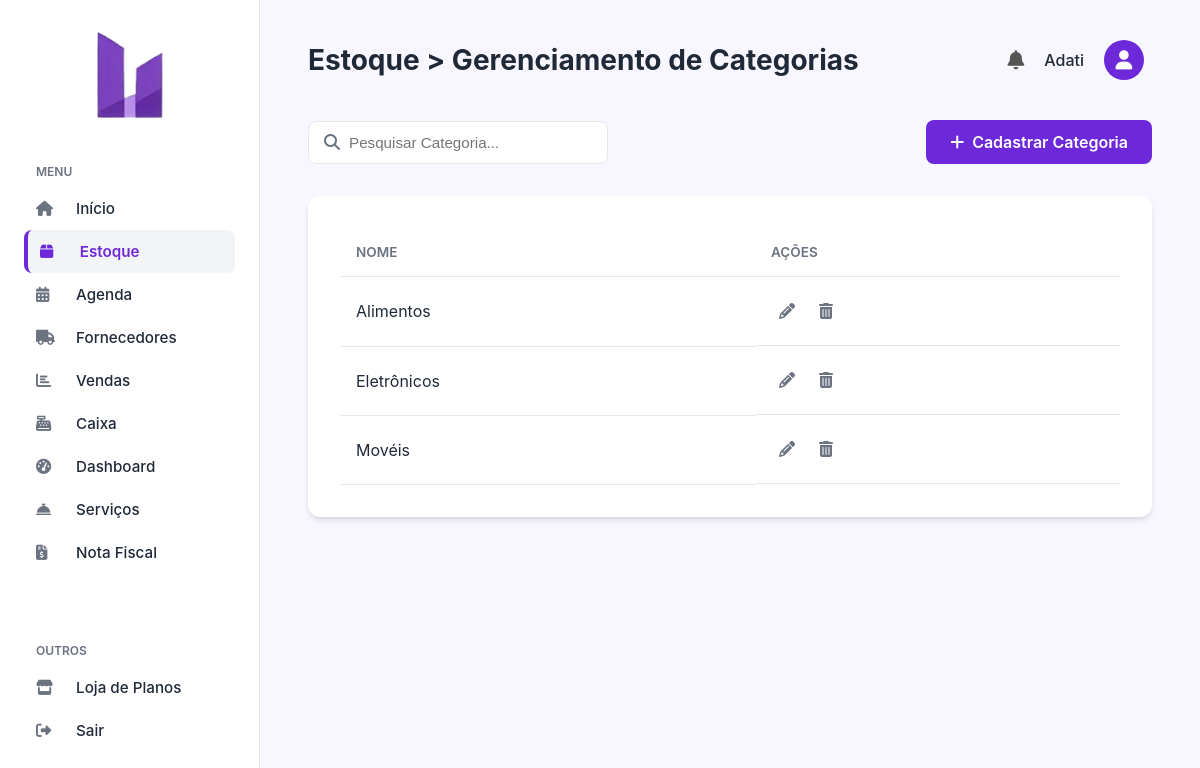
/categorias.php (signed in), run on an earlier commit of the app's database.
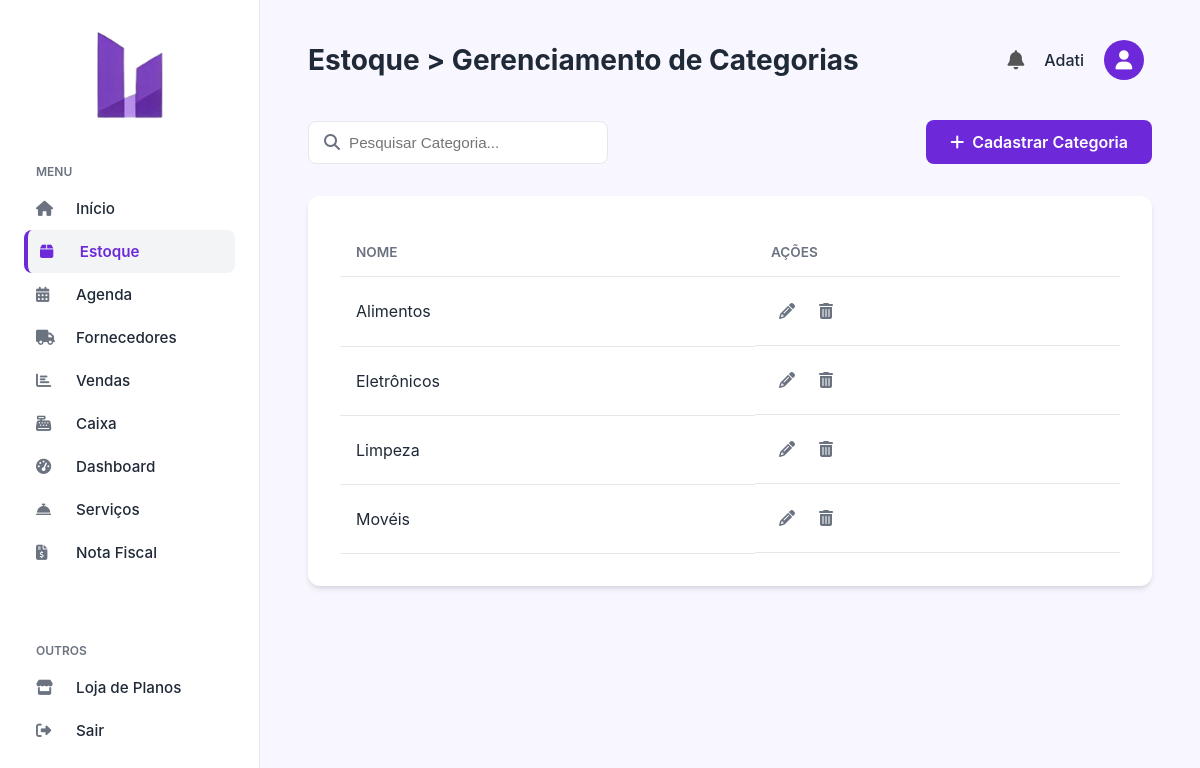
And on a later commit of the database.
### tables this page shows
CREATE TABLE `categorias` (
  `id` int(11) NOT NULL,
  `nome` varchar(100) NOT NULL
);

### categorias.php (the view, shortened to what this page needs)
<?php
include_once('config.php');
$sql = "SELECT * FROM categorias ORDER BY nome ASC";
$stmt = $pdo->prepare($sql);
$stmt->execute();
$categorias = $stmt->fetchAll(PDO::FETCH_ASSOC);
?>
<!DOCTYPE html>
<html lang="pt-br">
<head>
    <link rel="stylesheet" href="https://cdnjs.cloudflare.com/ajax/libs/font-awesome/6.4.0/css/all.min.css">
    <link rel="stylesheet" href="css/sistema.css">
    <link rel="stylesheet" href="css/estoque.css">
</head>
<body>
    <?php include 'sidebar.php'; ?>
    <main class="main-content">
        <?php include 'header.php'; ?>
        <div class="actions-container">
            <div class="search-bar"><i class="fas fa-search"></i><input type="text"
                    placeholder="Pesquisar Categoria..."></div>
            <a href="categoria_formulario.php" class="btn-primary"><i class="fas fa-plus"></i> Cadastrar Categoria</a>
        </div>
        <div class="table-container">
            <table>
                <thead>
                    <tr>
                        <th>Nome</th>
                        <th>Ações</th>
                    </tr>
                </thead>
                <tbody>
                    <?php if (empty($categorias)): ?>
                        <tr>
                            <td colspan="3" class="text-center">Nenhuma categoria cadastrada.</td>
                        </tr>
                    <?php else: ?>
                        <?php foreach ($categorias as $categoria): ?>
                            <tr>
                                <td><?= htmlspecialchars($categoria['nome']) ?></td>
                                <td class="actions">
                                    <a href="categoria_formulario.php?id=<?= $categoria['id'] ?>" class="btn-action btn-edit">
                                        <i class="fas fa-pencil-alt"></i> </a>
                                    <a href="excluir_categoria.php?id=<?= $categoria['id'] ?>" class="btn-action btn-delete">
                                        <i class="fas fa-trash-alt"></i> </a>
                                </td>
                            </tr>
                        <?php endforeach; ?>
                    <?php endif; ?>
                </tbody>
            </table>
        </div>
    </main>
</body>
</html>

What changed in the data, as far as the page shows it:
added categorias: nome "Limpeza"
